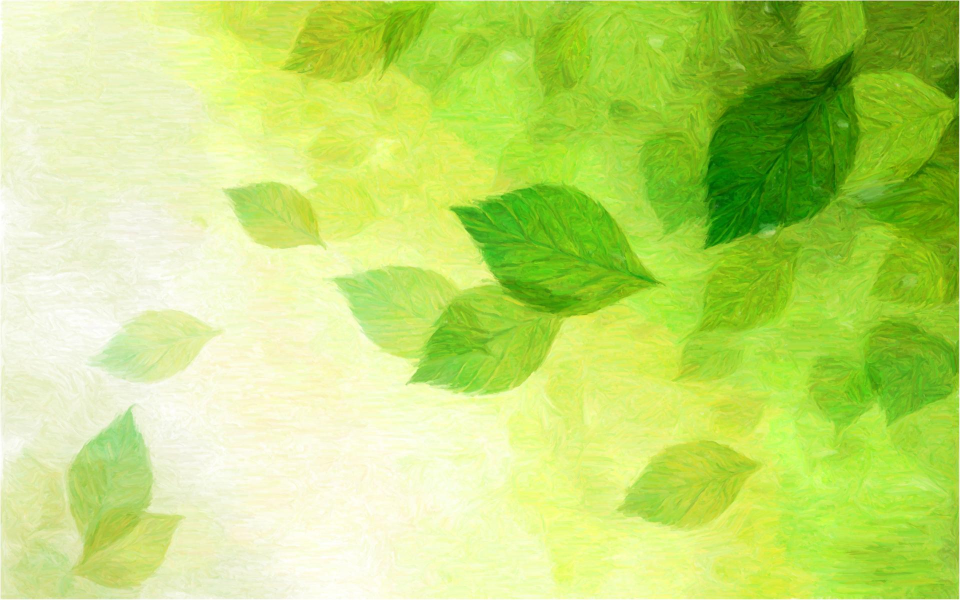
#> input picture background2.jpg, 1920 x 1200 px (shown at 1/2 size)
$ jupyter execute --allow-errors 'Using PIL.ipynb'   (shell and % lines are left out)   (older library calls are emulated)
#> lines starting #> are read from the running program, lines starting #| are printed output that depends on the picture
[cell 1]
# import libraries + data

from PIL import Image, ImageOps, ImageDraw, ImageFont
import pandas as pd
import math
from datetime import datetime, timedelta

#> (the rest of this cell did not finish here and is left out)

[cell 2]
# create a bunch of functions that will generate icons for each headshot, text with name and won sales

path_to_headshots = 'headshots/'

# [69 lines left out: functions icon, seller_label, not called in this run]


def week_range(start_week, end_week):

    # this function takes the beginning + end dates of last week and creates a string to state the range
    # the string changes depending on if the months between the start and end of the week are different
    # or if the year is different
    # for example: January 5th - 11th, 2020 or December 29th, 2019 - January 4th, 2020

    s_day = start_week.strftime('%d').lstrip('0')
    s_month = start_week.strftime('%B')
    s_year = start_week.strftime('%Y')
    e_day = end_week.strftime('%d').lstrip('0')
    e_month = end_week.strftime('%B')
    e_year = end_week.strftime('%Y')

    # next line I googled, provides the "st" in 1st, "nd" in 2nd
    # source: https://stackoverflow.com/questions/9647202/ordinal-numbers-replacement
    ordinal = lambda n: "%d%s" %(n, "tsnrhtdd"[(math.floor(n/10)%10!=1)*(n%10<4)*n%10::4])

    # pairs of text that will change
    start_month_day = "%s %s"%(s_month,ordinal(int(s_day)))
    start_month_day_year = "%s %s %s"%(s_month, ordinal(int(s_day))+",", s_year)
    end_day_year = "%s %s"%(ordinal(int(e_day))+",", e_year)
    end_month_day_year = "%s %s %s"%(e_month, ordinal(int(e_day))+",", e_year)

    # final text based on which parts of the dates are different
    if s_month == e_month:
        return start_month_day + " - " + end_day_year
    elif s_year != e_year:
        return start_month_day_year + " - " + end_month_day_year
    elif s_month != e_month:
        return start_month_day + " - " + end_month_day_year

[cell 3]
# obtain last week using today's date

todays_date = datetime.now().date()
start_week = todays_date - timedelta(days=todays_date.weekday()) - timedelta(days=8)
end_week = start_week + timedelta(days=6)

start_week, end_week

#> (a cell that did not finish here is left out)

[cell 5]
# prepare the background

background_image = Image.open('background2.jpg')
#> background_image is the input picture: PIL image 1920x1200 RGB; mean R, G, B 190.6, 222.7, 113.4
background_image = background_image.resize((1200,750) ,Image.ANTIALIAS)
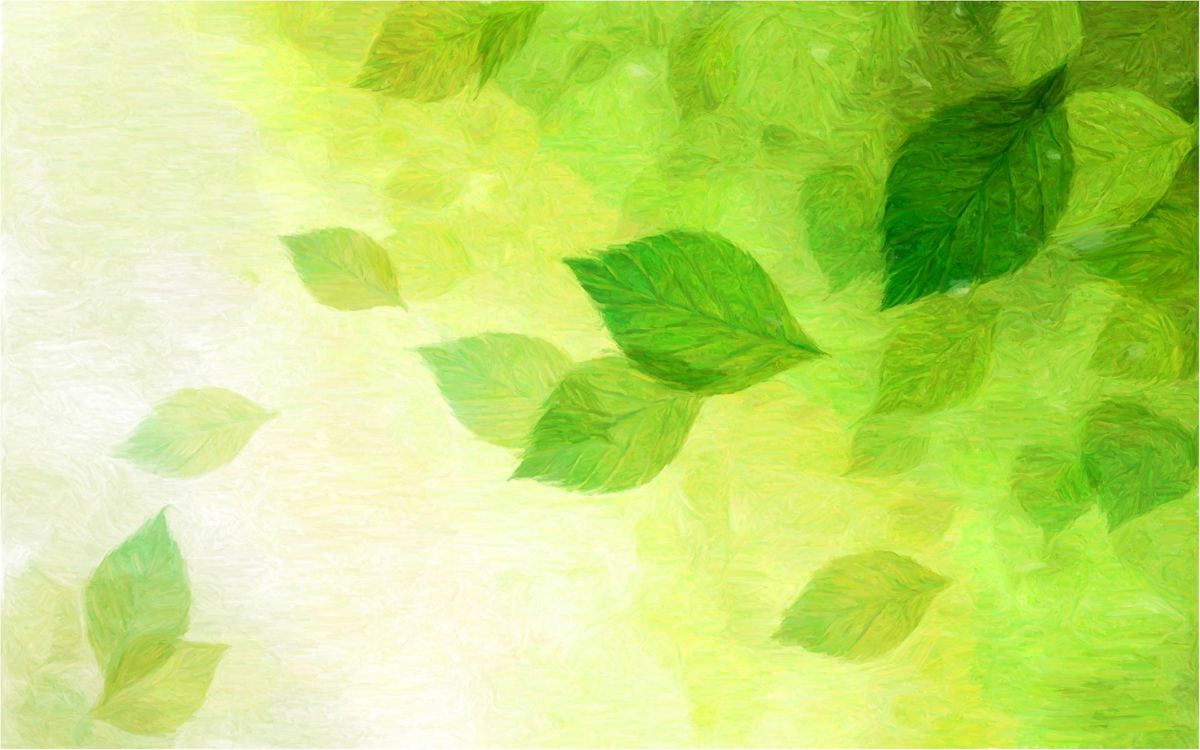
#> background_image: PIL image 1200x750 RGB; mean R, G, B 190.6, 222.7, 113.4
base = Image.new('RGB', background_image.size)
#> base: PIL image 1200x750 RGB; every value is 0
base.paste(background_image)

#text
title_text = ImageFont.truetype('C:\Windows\Fonts\Calibrib.ttf', 55)
date_text = ImageFont.truetype('C:\Windows\Fonts\Calibril.ttf', 40)
date_bold_text = ImageFont.truetype('C:\Windows\Fonts\Calibrib.ttf', 40)
name_text = ImageFont.truetype('C:\Windows\Fonts\Calibrib.ttf', 25)

ImageDraw.Draw(base).text((14,170), 'Top 10 Sales\nChampions', 'rgb(29,94,11)', font=title_text, spacing=10)

week_range_str = week_range(start_week,end_week)

ImageDraw.Draw(base).text((15,350), 'Total Sales won \nin the Week of', 'rgb(0,0,0)', font=date_text, spacing=14)
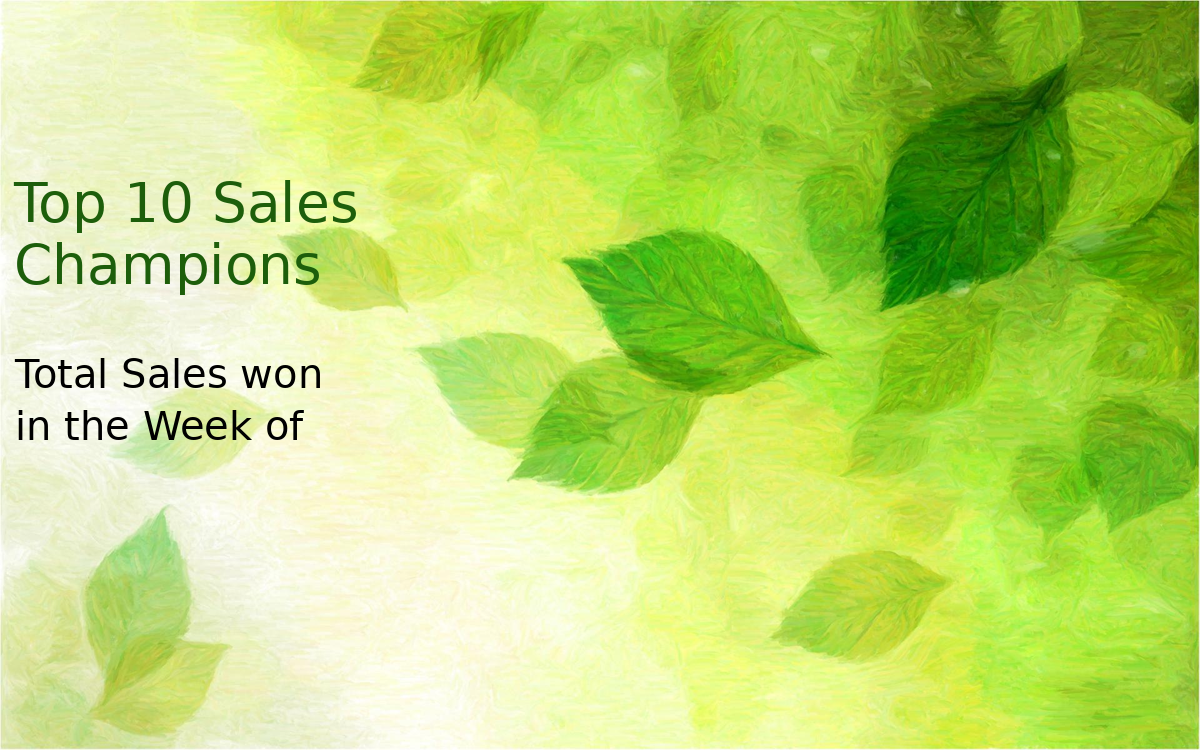
#> base: PIL image 1200x750 RGB; mean R, G, B 187.7, 220.2, 110.7
ImageDraw.Draw(base).text((15,434), week_range_str[:14]+'\n'+week_range_str[14:], 'rgb(50,50,50)', font=date_bold_text, spacing=14)

[cell 6]
# loop in each seller + their manager photos

manager_icon_size = 60
seller_icon_size = 140

text_background_import = Image.open('name_block2.png')
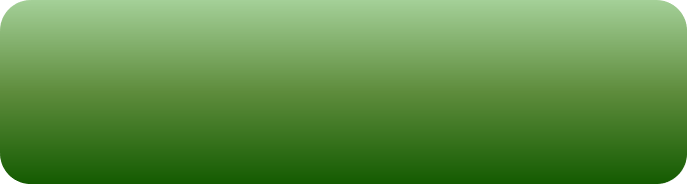
#> input picture name_block2.png, 687 x 184 px
#> text_background_import is the input picture: PIL image 687x184 RGBA; mean R, G, B, A 92.4, 143.9, 67.8, 253.4
text_background_import.convert('RGBA')
text_background_import = text_background_import.resize((int(text_background_import.size[0]*0.55), int(text_background_import.size[1]*0.25)),Image.ANTIALIAS)
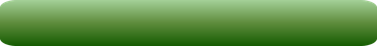
#> text_background_import: PIL image 377x46 RGBA; mean R, G, B, A 92.7, 144.3, 68, 253.4; transparent parts drawn white
text_background = Image.new('RGBA', text_background_import.size, (255,255,255,0))
text_background.paste(text_background_import)

#> (the rest of this cell did not finish here and is left out)
